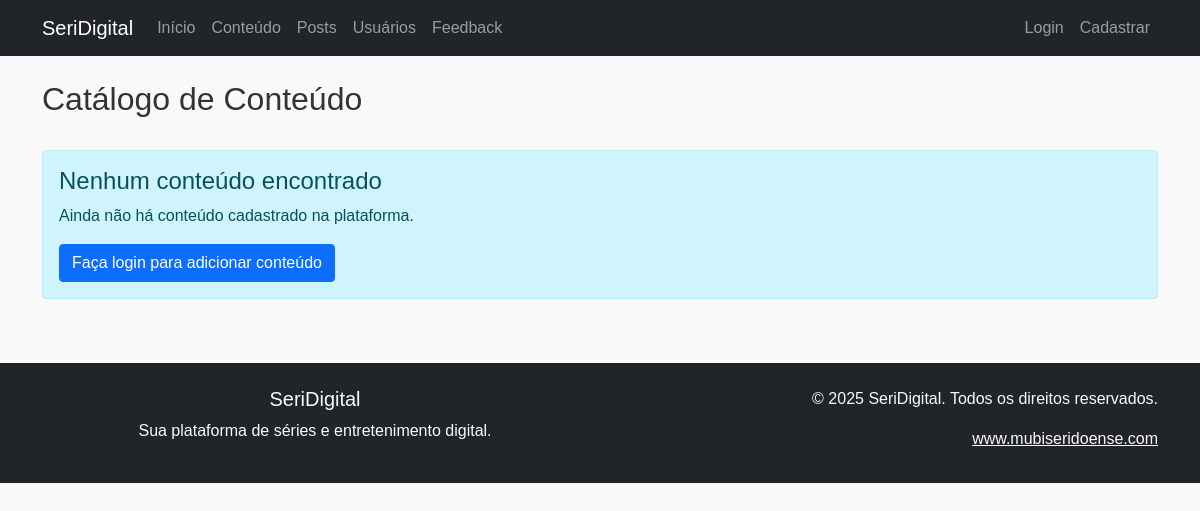
Page /content/ on the earlier database version.
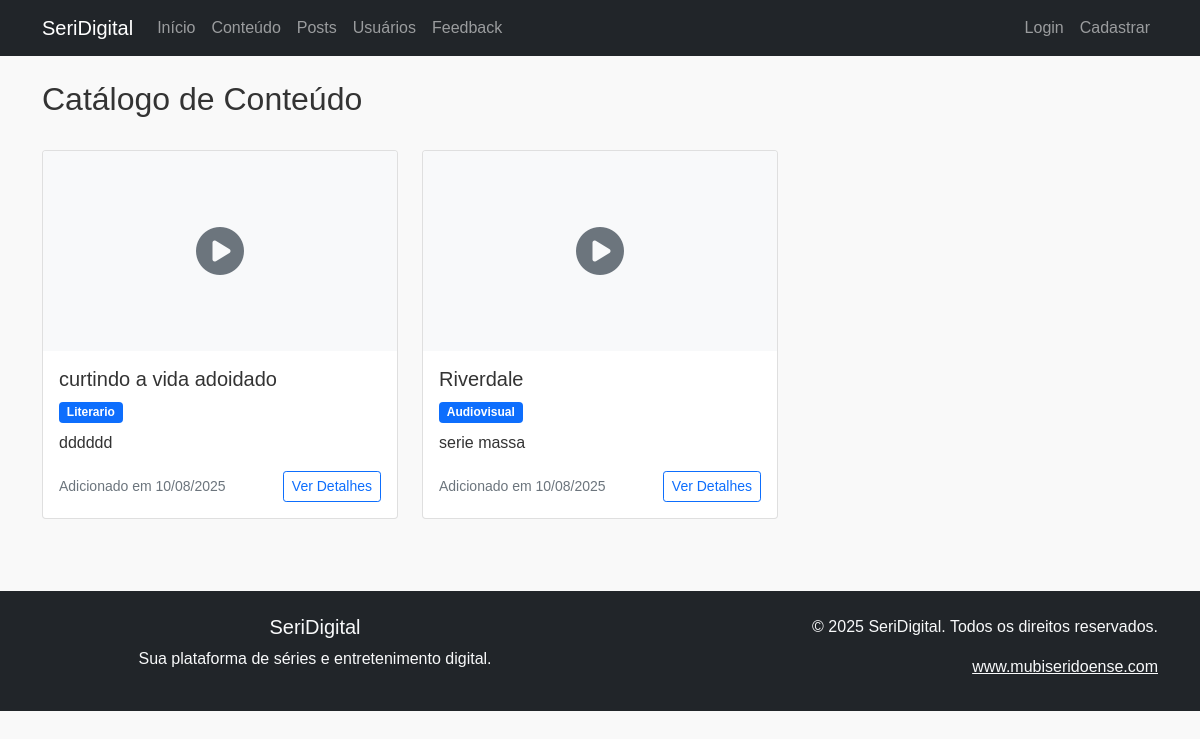
Same page on the later database version.
### app/models.py (models this page shows)
class Content(db.Model):
    __tablename__ = 'tb_contents'
    id = db.Column('cnt_id', db.Integer, primary_key=True)
    title = db.Column('cnt_title', db.String(255), nullable=False)
    description = db.Column('cnt_description', db.Text)
    type = db.Column('cnt_type', db.String(50), nullable=False)  # ENUM substituído por String devido à falta de valores
    release_date = db.Column('cnt_release_date', db.Date)
    thumbnail = db.Column('cnt_thumbnail', db.String(255))
    url = db.Column('cnt_url', db.String(255))
    created_at = db.Column('cnt_created_at', db.DateTime, default=datetime.utcnow, nullable=False)
    comentarios = db.relationship('Comment', backref='content', lazy='dynamic')
    likes = db.relationship('Like', backref='content', lazy='dynamic')
    historico_assistido = db.relationship('WatchHistory', backref='content', lazy='dynamic')
    avaliacoes = db.relationship('Rating', backref='content', lazy='dynamic')
    categorias = db.relationship('ContentCategory', backref='content', lazy='dynamic')

### app/blueprints/content.py (the view)
@content_bp.route('/')
def list_content():
    contents = Content.query.all()
    return render_template('content/list.html', contents=contents)

### app/templates/content/list.html (shortened to what this page needs)
{% extends "base.html" %}
{% block content %}
<div class="container mt-4">
    <div class="row">
        <div class="col-md-12">
            <div class="d-flex justify-content-between align-items-center mb-4">
                <h2>Catálogo de Conteúdo</h2>
            </div>
            {% if contents %}
                <div class="row">
                    {% for content in contents %}
                        <div class="col-md-6 col-lg-4 mb-4">
                            <div class="card h-100">
                                {% if content.thumbnail %}
                                    <img src="{{ content.thumbnail }}" class="card-img-top" alt="{{ content.title }}" style="height: 200px; object-fit: cover;">
                                {% else %}
                                    <div class="card-img-top bg-light d-flex align-items-center justify-content-center" style="height: 200px;">
                                        <i class="fas fa-play-circle fa-3x text-muted"></i>
                                    </div>
                                {% endif %}
                                <div class="card-body d-flex flex-column">
                                    <h5 class="card-title">{{ content.title }}</h5>
                                    <div class="mb-2">
                                        <span class="badge bg-primary">{{ content.type.title() }}</span>
                                    </div>
                                    {% if content.description %}
                                        <p class="card-text">{{ content.description[:150] }}{% if content.description|length > 150 %}...{% endif %}</p>
                                    {% endif %}
                                    <div class="mt-auto">
                                        <div class="d-flex justify-content-between align-items-center">
                                            <small class="text-muted">Adicionado em {{ content.created_at.strftime('%d/%m/%Y') }}</small>
                                            <a href="{{ url_for('content.view_content', content_id=content.id) }}" class="btn btn-outline-primary btn-sm">Ver Detalhes</a>
                                        </div>
                                    </div>
                                </div>
                            </div>
                        </div>
                    {% endfor %}
                </div>
            {% else %}
                <div class="alert alert-info">
                    <h4>Nenhum conteúdo encontrado</h4>
                    <p>Ainda não há conteúdo cadastrado na plataforma.</p>
                    {% if current_user.is_authenticated %}
                        <a href="{{ url_for('content.create_content') }}" class="btn btn-primary">Seja o primeiro a adicionar conteúdo!</a>
                    {% else %}
                        <a href="{{ url_for('auth.login') }}" class="btn btn-primary">Faça login para adicionar conteúdo</a>
                    {% endif %}
                </div>
            {% endif %}
        </div>
    </div>
</div>
{% endblock %}
{% block extra_css %}
<link rel="stylesheet" href="https://cdnjs.cloudflare.com/ajax/libs/font-awesome/6.0.0/css/all.min.css">
{% endblock %}

Differences in the rows shown:
added Content: title "curtindo a vida adoidado", type "Literario", cnt_description "dddddd", created_at "10/08/2025"
added Content: title "Riverdale", type "Audiovisual", cnt_description "serie massa", created_at "10/08/2025"
Other differences:
text no longer shown: "Nenhum conteúdo encontrado Ainda não há conteúdo cadastrado na plataforma. Faça login para adicionar conteúdo"
